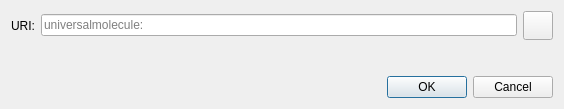
<?xml version="1.0" encoding="UTF-8"?>
<ui version="4.0">
 <class>OpenURIDialog</class>
 <widget class="QDialog" name="OpenURIDialog">
  <property name="geometry">
   <rect>
    <x>0</x>
    <y>0</y>
    <width>564</width>
    <height>109</height>
   </rect>
  </property>
  <property name="windowTitle">
   <string>Open UniversalMolecule URI</string>
  </property>
  <layout class="QVBoxLayout" name="verticalLayout">
   <item>
    <layout class="QHBoxLayout" name="horizontalLayout">
     <item>
      <widget class="QLabel" name="label">
       <property name="text">
        <string>URI:</string>
       </property>
      </widget>
     </item>
     <item>
      <widget class="QValidatedLineEdit" name="uriEdit">
       <property name="placeholderText">
        <string notr="true">universalmolecule:</string>
       </property>
      </widget>
     </item>
     <item>
      <widget class="QToolButton" name="pasteButton">
       <property name="toolTip">
        <string extracomment="Tooltip text for button that allows you to paste an address that is in your clipboard.">Paste address from clipboard</string>
       </property>
       <property name="text">
        <string/>
       </property>
       <property name="icon">
        <iconset resource="../bitcoin.qrc">
         <normaloff>:/icons/editpaste</normaloff>:/icons/editpaste
        </iconset>
       </property>
       <property name="iconSize">
        <size>
         <width>22</width>
         <height>22</height>
        </size>
       </property>
      </widget>
     </item>
    </layout>
   </item>
   <item>
    <spacer name="verticalSpacer">
     <property name="orientation">
      <enum>Qt::Vertical</enum>
     </property>
     <property name="sizeHint" stdset="0">
      <size>
       <width>20</width>
       <height>40</height>
      </size>
     </property>
    </spacer>
   </item>
   <item>
    <widget class="QDialogButtonBox" name="buttonBox">
     <property name="orientation">
      <enum>Qt::Horizontal</enum>
     </property>
     <property name="standardButtons">
      <set>QDialogButtonBox::Cancel|QDialogButtonBox::Ok</set>
     </property>
    </widget>
   </item>
  </layout>
 </widget>
 <customwidgets>
  <customwidget>
   <class>QValidatedLineEdit</class>
   <extends>QLineEdit</extends>
   <header>qt/qvalidatedlineedit.h</header>
  </customwidget>
 </customwidgets>
 <resources/>
 <connections>
  <connection>
   <sender>buttonBox</sender>
   <signal>accepted()</signal>
   <receiver>OpenURIDialog</receiver>
   <slot>accept()</slot>
   <hints>
    <hint type="sourcelabel">
     <x>248</x>
     <y>254</y>
    </hint>
    <hint type="destinationlabel">
     <x>157</x>
     <y>274</y>
    </hint>
   </hints>
  </connection>
  <connection>
   <sender>buttonBox</sender>
   <signal>rejected()</signal>
   <receiver>OpenURIDialog</receiver>
   <slot>reject()</slot>
   <hints>
    <hint type="sourcelabel">
     <x>316</x>
     <y>260</y>
    </hint>
    <hint type="destinationlabel">
     <x>286</x>
     <y>274</y>
    </hint>
   </hints>
  </connection>
 </connections>
</ui>
